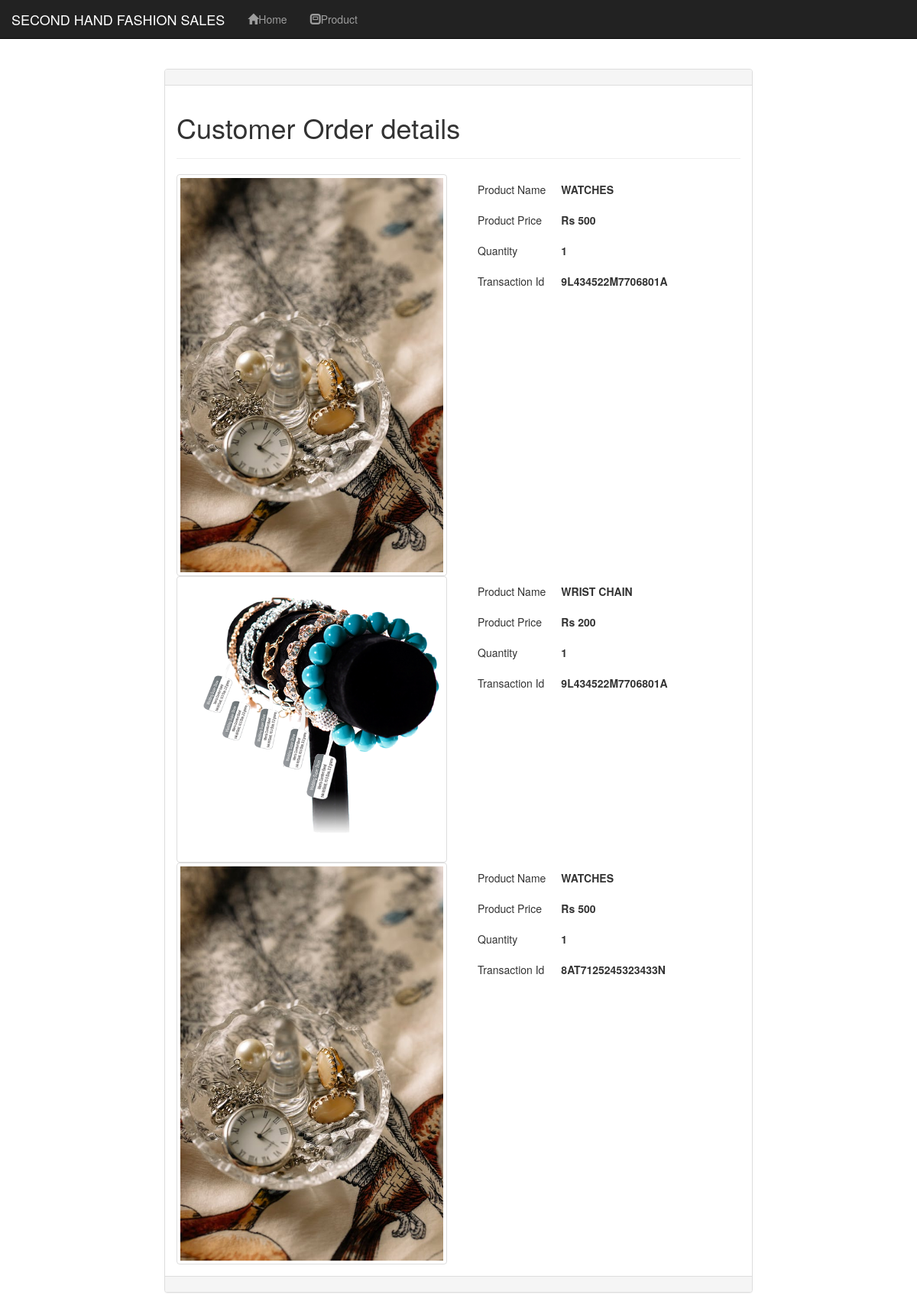
The app's page /customer_order.php (signed in) with its own data.
### tables this page shows
CREATE TABLE `orders` (
  `order_id` int(11) NOT NULL,
  `user_id` int(11) NOT NULL,
  `product_id` int(11) NOT NULL,
  `qty` int(11) NOT NULL,
  `trx_id` varchar(255) NOT NULL,
  `p_status` varchar(20) NOT NULL
);

CREATE TABLE `products` (
  `product_id` int(100) NOT NULL,
  `product_cat` int(11) NOT NULL,
  `product_brand` int(100) NOT NULL,
  `product_title` varchar(255) NOT NULL,
  `product_price` int(100) NOT NULL,
  `product_qty` int(11) NOT NULL,
  `product_desc` text NOT NULL,
  `product_image` text NOT NULL,
  `product_keywords` text NOT NULL
);

### customer_order.php (the view, shortened to what this page needs)
<!DOCTYPE html>
<html>
	<head>
		<link rel="stylesheet" href="css/bootstrap.min.css"/>
	</head>
<body>
	<div class="navbar navbar-inverse navbar-fixed-top">
		<div class="container-fluid">
			<div class="navbar-header">
				<a href="#" class="navbar-brand">SECOND HAND FASHION SALES</a>
			</div>
			<ul class="nav navbar-nav">
				<li><a href="index.php"><span class="glyphicon glyphicon-home"></span>Home</a></li>
				<li><a href="index.php"><span class="glyphicon glyphicon-modal-window"></span>Product</a></li>
			</ul>
		</div>
	</div>
	<p><br/></p>
	<p><br/></p>
	<p><br/></p>
	<div class="container-fluid">
		<div class="row">
			<div class="col-md-2"></div>
			<div class="col-md-8">
				<div class="panel panel-default">
					<div class="panel-heading"></div>
					<div class="panel-body">
						<h1>Customer Order details</h1>
						<hr/>
						<?php
							include_once("db.php");
							$user_id = $_SESSION["uid"];
							$orders_list = "SELECT o.order_id,o.user_id,o.product_id,o.qty,o.trx_id,o.p_status,p.product_title,p.product_price,p.product_image FROM orders o,products p WHERE o.user_id='$user_id' AND o.product_id=p.product_id";
							$query = mysqli_query($con,$orders_list);
							if (mysqli_num_rows($query) > 0) {
								while ($row=mysqli_fetch_array($query)) {
									?>
										<div class="row">
											<div class="col-md-6">
												<img style="float:right;" src="product_images/<?php echo $row['product_image']; ?>" class="img-responsive img-thumbnail"/>
											</div>
											<div class="col-md-6">
												<table>
													<tr><td>Product Name</td><td><b><?php echo $row["product_title"]; ?></b> </td></tr>
													<tr><td>Product Price</td><td><b><?php echo  CURRENCY." ".$row["product_price"]; ?></b></td></tr>
													<tr><td>Quantity</td><td><b><?php echo $row["qty"]; ?></b></td></tr>
													<tr><td>Transaction Id</td><td><b><?php echo $row["trx_id"]; ?></b></td></tr>
												</table>
											</div>
										</div>
									<?php
								}
							}
						?>
					</div>
					<div class="panel-footer"></div>
				</div>
			</div>
			<div class="col-md-2"></div>
		</div>
	</div>
</body>
</html>

### customer_order.php (style rules this page uses)
table tr td { padding:10px; }

### records on screen
orders: product.product_image (picture), product.product_title "WATCHES", product.product_price "500", qty "1", trx "9L434522M7706801A"
orders: product.product_image (picture), product.product_title "WRIST CHAIN", product.product_price "200", qty "1", trx "9L434522M7706801A"
orders: product.product_image (picture), product.product_title "WATCHES", product.product_price "500", qty "1", trx "8AT7125245323433N"
